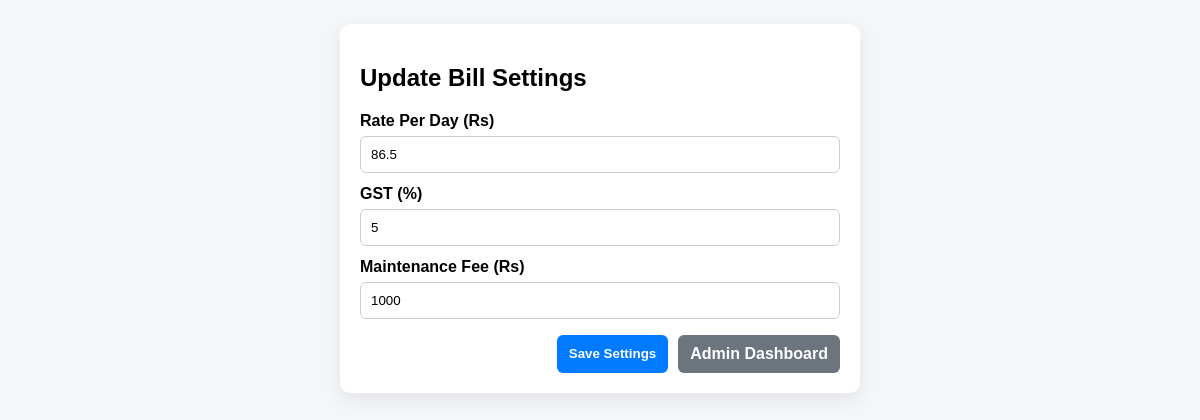
Page /billing_settings.php on the committed database.
### tables this page shows
CREATE TABLE `billing_settings` (
  `id` tinyint(4) NOT NULL,
  `rate_per_day` decimal(10,2) NOT NULL DEFAULT 100.00,
  `gst_percent` decimal(5,2) NOT NULL DEFAULT 5.00,
  `maintenance_fee` decimal(10,2) NOT NULL DEFAULT 1000.00,
  `updated_at` timestamp NOT NULL DEFAULT current_timestamp() ON UPDATE current_timestamp()
);

### billing_settings.php (the view, shortened to what this page needs)
<?php
include('db_connect.php');
$settingsRes = mysqli_query($conn, "SELECT rate_per_day, gst_percent, maintenance_fee FROM billing_settings WHERE id = 1");
$settings = $settingsRes ? mysqli_fetch_assoc($settingsRes) : null;
$rateVal = $settings ? (float)$settings['rate_per_day'] : 100.00;
$gstVal = $settings ? (float)$settings['gst_percent'] : 5.00;
$maintenanceVal = $settings ? (float)$settings['maintenance_fee'] : 1000.00;
?>
<!DOCTYPE html>
<html>
<head>
</head>
<body>
    <div class="wrap">
        <h2>Update Bill Settings</h2>
        <form method="POST">
            <label for="rate_per_day">Rate Per Day (Rs)</label>
            <input type="number" step="0.01" id="rate_per_day" name="rate_per_day" value="<?= htmlspecialchars((string)$rateVal, ENT_QUOTES, 'UTF-8') ?>" required>
            <label for="gst_percent">GST (%)</label>
            <input type="number" step="0.01" id="gst_percent" name="gst_percent" value="<?= htmlspecialchars((string)$gstVal, ENT_QUOTES, 'UTF-8') ?>" required>
            <label for="maintenance_fee">Maintenance Fee (Rs)</label>
            <input type="number" step="0.01" id="maintenance_fee" name="maintenance_fee" value="<?= htmlspecialchars((string)$maintenanceVal, ENT_QUOTES, 'UTF-8') ?>" required>
            <div class="actions">
                <button class="btn btn-save" type="submit">Save Settings</button>
                <a class="btn btn-back" href="admin_section.php">Admin Dashboard</a>
            </div>
        </form>
    </div>
</body>
</html>

### billing_settings.php (style rules this page uses)
body { font-family: Arial, sans-serif; background: #f4f6f9; margin: 0; padding: 24px; }
.wrap { max-width: 480px; margin: 0 auto; background: #fff; border-radius: 10px; padding: 20px; box-shadow: 0 6px 18px rgba(0,0,0,0.08); }
label { font-weight: bold; display: block; margin-top: 12px; }
input { width: 100%; padding: 10px; border: 1px solid #ccc; border-radius: 6px; margin-top: 6px; box-sizing: border-box; }
.actions { margin-top: 16px; display: flex; gap: 10px; justify-content: flex-end; }
.btn { border: none; border-radius: 6px; padding: 10px 12px; color: #fff; text-decoration: none; cursor: pointer; font-weight: bold; }
.btn-save { background: #007bff; }
.btn-back { background: #6c757d; }

### rows in the picture
billing_settings: rate_per_day "86.5", gst_percent "5", maintenance_fee "1000"
